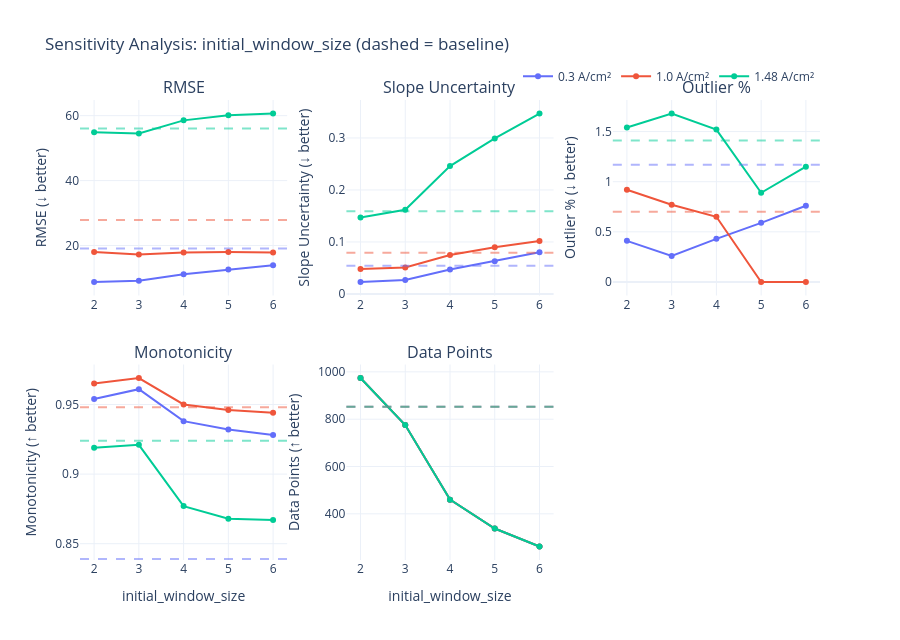
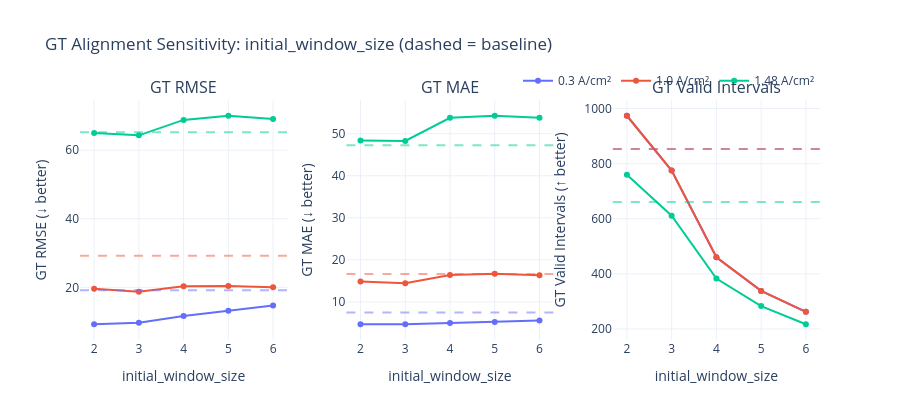

These figures' notebook cell, in order:
### Code cell
# =============================================================================
# Cell 8: Plot helper + initial_window_size plots
# =============================================================================

def plot_sensitivity_results(df, param_name, baseline_metrics, title_suffix=""):
    """Plot one-parameter sensitivity results for core stability metrics."""
    metrics_to_plot = [
        ("RMSE (mV)", "RMSE", "lower"),
        ("Slope Sigma (uV/h)", "Slope Uncertainty", "lower"),
        ("Outlier (%)", "Outlier %", "lower"),
        ("Mono (Rank) [0-1]", "Monotonicity", "higher"),
        ("Data Points (n)", "Data Points", "higher"),
    ]

    fig = make_subplots(
        rows=2,
        cols=3,
        subplot_titles=[m[1] for m in metrics_to_plot] + [""],
        vertical_spacing=0.15,
        horizontal_spacing=0.08,
    )

    irefs = sorted(df["i_ref"].dropna().unique().tolist())
    color_seq = ["#636EFA", "#EF553B", "#00CC96", "#AB63FA", "#FFA15A"]
    colors = {str(i): color_seq[idx % len(color_seq)] for idx, i in enumerate(irefs)}

    for idx, (metric_col, metric_name, better) in enumerate(metrics_to_plot):
        row = idx // 3 + 1
        col = idx % 3 + 1

        for i_ref in irefs:
            df_i = df[df["i_ref"] == i_ref]
            if df_i.empty or metric_col not in df_i.columns:
                continue

            fig.add_trace(
                go.Scatter(
                    x=df_i["param_value"],
                    y=df_i[metric_col],
                    mode="lines+markers",
                    name=f"{i_ref} A/cm²",
                    line=dict(color=colors[str(i_ref)]),
                    legendgroup=str(i_ref),
                    showlegend=(idx == 0),
                ),
                row=row,
                col=col,
            )

            if i_ref in baseline_metrics and metric_col in baseline_metrics[i_ref]:
                baseline_val = baseline_metrics[i_ref][metric_col]
                fig.add_hline(
                    y=baseline_val,
                    line_dash="dash",
                    line_color=colors[str(i_ref)],
                    opacity=0.5,
                    row=row,
                    col=col,
                )

        arrow = "↑" if better == "higher" else "↓"
        fig.update_yaxes(title_text=f"{metric_name} ({arrow} better)", row=row, col=col)

    fig.update_layout(
        height=640,
        title_text=f"Sensitivity Analysis: {param_name} {title_suffix}",
        template="plotly_white",
        legend=dict(orientation="h", yanchor="bottom", y=1.02, xanchor="right", x=1),
    )

    for c in [1, 2, 3]:
        fig.update_xaxes(title_text=param_name, row=2, col=c)

    fig.show()
    return fig


def plot_gt_sensitivity(df, param_name, baseline_gt_metrics, title_suffix=""):
    """Plot GT alignment metrics across parameter values."""
    gt_metrics = [
        ("GT RMSE (mV)", "GT RMSE", "lower"),
        ("GT MAE (mV)", "GT MAE", "lower"),
        ("GT Valid Intervals", "GT Valid Intervals", "higher"),
    ]

    fig = make_subplots(
        rows=1,
        cols=3,
        subplot_titles=[m[1] for m in gt_metrics],
        horizontal_spacing=0.08,
    )

    irefs = sorted(df["i_ref"].dropna().unique().tolist())
    color_seq = ["#636EFA", "#EF553B", "#00CC96", "#AB63FA", "#FFA15A"]
    colors = {str(i): color_seq[idx % len(color_seq)] for idx, i in enumerate(irefs)}

    for idx, (metric_col, metric_name, better) in enumerate(gt_metrics):
        col = idx + 1
        for i_ref in irefs:
            df_i = df[df["i_ref"] == i_ref]
            if df_i.empty or metric_col not in df_i.columns:
                continue

            fig.add_trace(
                go.Scatter(
                    x=df_i["param_value"],
                    y=df_i[metric_col],
                    mode="lines+markers",
                    name=f"{i_ref} A/cm²",
                    line=dict(color=colors[str(i_ref)]),
                    legendgroup=f"gt_{i_ref}",
                    showlegend=(idx == 0),
                ),
                row=1,
                col=col,
            )

            if i_ref in baseline_gt_metrics and metric_col in baseline_gt_metrics[i_ref]:
                baseline_val = baseline_gt_metrics[i_ref][metric_col]
                if pd.notna(baseline_val):
                    fig.add_hline(
                        y=baseline_val,
                        line_dash="dash",
                        line_color=colors[str(i_ref)],
                        opacity=0.5,
                        row=1,
                        col=col,
                    )

        arrow = "↑" if better == "higher" else "↓"
        fig.update_yaxes(title_text=f"{metric_name} ({arrow} better)", row=1, col=col)
        fig.update_xaxes(title_text=param_name, row=1, col=col)

    fig.update_layout(
        height=420,
        title_text=f"GT Alignment Sensitivity: {param_name} {title_suffix}",
        template="plotly_white",
        legend=dict(orientation="h", yanchor="bottom", y=1.02, xanchor="right", x=1),
    )

    fig.show()
    return fig


def summarize_gt_table(df, param_name):
    """Return compact GT summary table by parameter value and i_ref."""
    cols = ["param_value", "i_ref", "GT RMSE (mV)", "GT MAE (mV)", "GT Valid Intervals"]
    cols = [c for c in cols if c in df.columns]
    out = df[cols].copy().sort_values(["i_ref", "param_value"])
    out.insert(0, "param_name", param_name)
    return out

# Core metric plot
fig_window = plot_sensitivity_results(
    results_window_size,
    "initial_window_size",
    baseline_metrics,
    "(dashed = baseline)",
)

# GT metric plot
fig_window_gt = plot_gt_sensitivity(
    results_window_size,
    "initial_window_size",
    baseline_gt_metrics,
    "(dashed = baseline)",
)

# GT comparison table
gt_table_window = summarize_gt_table(results_window_size, "initial_window_size")
display(gt_table_window.head(15))

if SAVE_PLOTS:
    fig_window.write_html(PLOTS_OUTPUT_DIR / "sensitivity_initial_window_size_core.html")
    fig_window_gt.write_html(PLOTS_OUTPUT_DIR / "sensitivity_initial_window_size_gt.html")
    print("Saved initial_window_size plots.")

### Figure 1 — Plotly figure (JSON) as saved in the notebook; plotly's stock layout.template omitted (floating-point values rounded to 4 significant figures)
{"data": [{"legendgroup": "0.3", "line": {"color": "#636EFA"}, "mode": "lines+markers", "name": "0.3 A/cm²", "showlegend": true, "type": "scatter", "x": [2, 3, 4, 5, 6], "xaxis": "x", "y": [8.776, 9.153, 11.14, 12.58, 13.95], "yaxis": "y"}, {"legendgroup": "1.0", "line": {"color": "#EF553B"}, "mode": "lines+markers", "name": "1.0 A/cm²", "showlegend": true, "type": "scatter", "x": [2, 3, 4, 5, 6], "xaxis": "x", "y": [18.0, 17.27, 17.86, 18.0, 17.87], "yaxis": "y"}, {"legendgroup": "1.48", "line": {"color": "#00CC96"}, "mode": "lines+markers", "name": "1.48 A/cm²", "showlegend": true, "type": "scatter", "x": [2, 3, 4, 5, 6], "xaxis": "x", "y": [54.93, 54.53, 58.55, 60.1, 60.66], "yaxis": "y"}, {"legendgroup": "0.3", "line": {"color": "#636EFA"}, "mode": "lines+markers", "name": "0.3 A/cm²", "showlegend": false, "type": "scatter", "x": [2, 3, 4, 5, 6], "xaxis": "x2", "y": [0.023, 0.027, 0.047, 0.063, 0.08], "yaxis": "y2"}, {"legendgroup": "1.0", "line": {"color": "#EF553B"}, "mode": "lines+markers", "name": "1.0 A/cm²", "showlegend": false, "type": "scatter", "x": [2, 3, 4, 5, 6], "xaxis": "x2", "y": [0.048, 0.051, 0.075, 0.09, 0.102], "yaxis": "y2"}, {"legendgroup": "1.48", "line": {"color": "#00CC96"}, "mode": "lines+markers", "name": "1.48 A/cm²", "showlegend": false, "type": "scatter", "x": [2, 3, 4, 5, 6], "xaxis": "x2", "y": [0.147, 0.162, 0.246, 0.299, 0.347], "yaxis": "y2"}, {"legendgroup": "0.3", "line": {"color": "#636EFA"}, "mode": "lines+markers", "name": "0.3 A/cm²", "showlegend": false, "type": "scatter", "x": [2, 3, 4, 5, 6], "xaxis": "x3", "y": [0.41, 0.26, 0.43, 0.59, 0.76], "yaxis": "y3"}, {"legendgroup": "1.0", "line": {"color": "#EF553B"}, "mode": "lines+markers", "name": "1.0 A/cm²", "showlegend": false, "type": "scatter", "x": [2, 3, 4, 5, 6], "xaxis": "x3", "y": [0.92, 0.77, 0.65, 0.0, 0.0], "yaxis": "y3"}, {"legendgroup": "1.48", "line": {"color": "#00CC96"}, "mode": "lines+markers", "name": "1.48 A/cm²", "showlegend": false, "type": "scatter", "x": [2, 3, 4, 5, 6], "xaxis": "x3", "y": [1.54, 1.68, 1.52, 0.89, 1.15], "yaxis": "y3"}, {"legendgroup": "0.3", "line": {"color": "#636EFA"}, "mode": "lines+markers", "name": "0.3 A/cm²", "showlegend": false, "type": "scatter", "x": [2, 3, 4, 5, 6], "xaxis": "x4", "y": [0.954, 0.961, 0.938, 0.932, 0.928], "yaxis": "y4"}, {"legendgroup": "1.0", "line": {"color": "#EF553B"}, "mode": "lines+markers", "name": "1.0 A/cm²", "showlegend": false, "type": "scatter", "x": [2, 3, 4, 5, 6], "xaxis": "x4", "y": [0.965, 0.969, 0.95, 0.946, 0.944], "yaxis": "y4"}, {"legendgroup": "1.48", "line": {"color": "#00CC96"}, "mode": "lines+markers", "name": "1.48 A/cm²", "showlegend": false, "type": "scatter", "x": [2, 3, 4, 5, 6], "xaxis": "x4", "y": [0.919, 0.921, 0.877, 0.868, 0.867], "yaxis": "y4"}, {"legendgroup": "0.3", "line": {"color": "#636EFA"}, "mode": "lines+markers", "name": "0.3 A/cm²", "showlegend": false, "type": "scatter", "x": [2, 3, 4, 5, 6], "xaxis": "x5", "y": [974, 775, 460, 338, 262], "yaxis": "y5"}, {"legendgroup": "1.0", "line": {"color": "#EF553B"}, "mode": "lines+markers", "name": "1.0 A/cm²", "showlegend": false, "type": "scatter", "x": [2, 3, 4, 5, 6], "xaxis": "x5", "y": [974, 775, 460, 338, 262], "yaxis": "y5"}, {"legendgroup": "1.48", "line": {"color": "#00CC96"}, "mode": "lines+markers", "name": "1.48 A/cm²", "showlegend": false, "type": "scatter", "x": [2, 3, 4, 5, 6], "xaxis": "x5", "y": [974, 775, 460, 338, 262], "yaxis": "y5"}], "layout": {"annotations": [{"font": {"size": 16}, "showarrow": false, "text": "RMSE", "x": 0.14, "xanchor": "center", "xref": "paper", "y": 1, "yanchor": "bottom", "yref": "paper"}, {"font": {"size": 16}, "showarrow": false, "text": "Slope Uncertainty", "x": 0.5, "xanchor": "center", "xref": "paper", "y": 1, "yanchor": "bottom", "yref": "paper"}, {"font": {"size": 16}, "showarrow": false, "text": "Outlier %", "x": 0.86, "xanchor": "center", "xref": "paper", "y": 1, "yanchor": "bottom", "yref": "paper"}, {"font": {"size": 16}, "showarrow": false, "text": "Monotonicity", "x": 0.14, "xanchor": "center", "xref": "paper", "y": 0.425, "yanchor": "bottom", "yref": "paper"}, {"font": {"size": 16}, "showarrow": false, "text": "Data Points", "x": 0.5, "xanchor": "center", "xref": "paper", "y": 0.425, "yanchor": "bottom", "yref": "paper"}], "height": 640, "legend": {"orientation": "h", "x": 1, "xanchor": "right", "y": 1.02, "yanchor": "bottom"}, "shapes": [{"line": {"color": "#636EFA", "dash": "dash"}, "opacity": 0.5, "type": "line", "x0": 0, "x1": 1, "xref": "x domain", "y0": 19.11, "y1": 19.11, "yref": "y"}, {"line": {"color": "#EF553B", "dash": "dash"}, "opacity": 0.5, "type": "line", "x0": 0, "x1": 1, "xref": "x domain", "y0": 27.88, "y1": 27.88, "yref": "y"}, {"line": {"color": "#00CC96", "dash": "dash"}, "opacity": 0.5, "type": "line", "x0": 0, "x1": 1, "xref": "x domain", "y0": 56.07, "y1": 56.07, "yref": "y"}, {"line": {"color": "#636EFA", "dash": "dash"}, "opacity": 0.5, "type": "line", "x0": 0, "x1": 1, "xref": "x2 domain", "y0": 0.054, "y1": 0.054, "yref": "y2"}, {"line": {"color": "#EF553B", "dash": "dash"}, "opacity": 0.5, "type": "line", "x0": 0, "x1": 1, "xref": "x2 domain", "y0": 0.079, "y1": 0.079, "yref": "y2"}, {"line": {"color": "#00CC96", "dash": "dash"}, "opacity": 0.5, "type": "line", "x0": 0, "x1": 1, "xref": "x2 domain", "y0": 0.159, "y1": 0.159, "yref": "y2"}, {"line": {"color": "#636EFA", "dash": "dash"}, "opacity": 0.5, "type": "line", "x0": 0, "x1": 1, "xref": "x3 domain", "y0": 1.17, "y1": 1.17, "yref": "y3"}, {"line": {"color": "#EF553B", "dash": "dash"}, "opacity": 0.5, "type": "line", "x0": 0, "x1": 1, "xref": "x3 domain", "y0": 0.7, "y1": 0.7, "yref": "y3"}, {"line": {"color": "#00CC96", "dash": "dash"}, "opacity": 0.5, "type": "line", "x0": 0, "x1": 1, "xref": "x3 domain", "y0": 1.41, "y1": 1.41, "yref": "y3"}, {"line": {"color": "#636EFA", "dash": "dash"}, "opacity": 0.5, "type": "line", "x0": 0, "x1": 1, "xref": "x4 domain", "y0": 0.839, "y1": 0.839, "yref": "y4"}, {"line": {"color": "#EF553B", "dash": "dash"}, "opacity": 0.5, "type": "line", "x0": 0, "x1": 1, "xref": "x4 domain", "y0": 0.948, "y1": 0.948, "yref": "y4"}, {"line": {"color": "#00CC96", "dash": "dash"}, "opacity": 0.5, "type": "line", "x0": 0, "x1": 1, "xref": "x4 domain", "y0": 0.924, "y1": 0.924, "yref": "y4"}, {"line": {"color": "#636EFA", "dash": "dash"}, "opacity": 0.5, "type": "line", "x0": 0, "x1": 1, "xref": "x5 domain", "y0": 853, "y1": 853, "yref": "y5"}, {"line": {"color": "#EF553B", "dash": "dash"}, "opacity": 0.5, "type": "line", "x0": 0, "x1": 1, "xref": "x5 domain", "y0": 853, "y1": 853, "yref": "y5"}, {"line": {"color": "#00CC96", "dash": "dash"}, "opacity": 0.5, "type": "line", "x0": 0, "x1": 1, "xref": "x5 domain", "y0": 853, "y1": 853, "yref": "y5"}], "title": {"text": "Sensitivity Analysis: initial_window_size (dashed = baseline)"}, "xaxis": {"anchor": "y", "domain": [0, 0.28]}, "xaxis2": {"anchor": "y2", "domain": [0.36, 0.64]}, "xaxis3": {"anchor": "y3", "domain": [0.72, 1]}, "xaxis4": {"anchor": "y4", "domain": [0, 0.28], "title": {"text": "initial_window_size"}}, "xaxis5": {"anchor": "y5", "domain": [0.36, 0.64], "title": {"text": "initial_window_size"}}, "xaxis6": {"anchor": "y6", "domain": [0.72, 1], "title": {"text": "initial_window_size"}}, "yaxis": {"anchor": "x", "domain": [0.575, 1], "title": {"text": "RMSE (↓ better)"}}, "yaxis2": {"anchor": "x2", "domain": [0.575, 1], "title": {"text": "Slope Uncertainty (↓ better)"}}, "yaxis3": {"anchor": "x3", "domain": [0.575, 1], "title": {"text": "Outlier % (↓ better)"}}, "yaxis4": {"anchor": "x4", "domain": [0, 0.425], "title": {"text": "Monotonicity (↑ better)"}}, "yaxis5": {"anchor": "x5", "domain": [0, 0.425], "title": {"text": "Data Points (↑ better)"}}, "yaxis6": {"anchor": "x6", "domain": [0, 0.425]}}}

### Figure 2 — Plotly figure (JSON) as saved in the notebook; plotly's stock layout.template omitted (floating-point values rounded to 4 significant figures)
{"data": [{"legendgroup": "gt_0.3", "line": {"color": "#636EFA"}, "mode": "lines+markers", "name": "0.3 A/cm²", "showlegend": true, "type": "scatter", "x": [2, 3, 4, 5, 6], "xaxis": "x", "y": [9.227, 9.7, 11.62, 13.13, 14.66], "yaxis": "y"}, {"legendgroup": "gt_1.0", "line": {"color": "#EF553B"}, "mode": "lines+markers", "name": "1.0 A/cm²", "showlegend": true, "type": "scatter", "x": [2, 3, 4, 5, 6], "xaxis": "x", "y": [19.56, 18.73, 20.31, 20.39, 20.0], "yaxis": "y"}, {"legendgroup": "gt_1.48", "line": {"color": "#00CC96"}, "mode": "lines+markers", "name": "1.48 A/cm²", "showlegend": true, "type": "scatter", "x": [2, 3, 4, 5, 6], "xaxis": "x", "y": [64.99, 64.34, 68.84, 70.05, 69.11], "yaxis": "y"}, {"legendgroup": "gt_0.3", "line": {"color": "#636EFA"}, "mode": "lines+markers", "name": "0.3 A/cm²", "showlegend": false, "type": "scatter", "x": [2, 3, 4, 5, 6], "xaxis": "x2", "y": [4.694, 4.686, 4.972, 5.24, 5.584], "yaxis": "y2"}, {"legendgroup": "gt_1.0", "line": {"color": "#EF553B"}, "mode": "lines+markers", "name": "1.0 A/cm²", "showlegend": false, "type": "scatter", "x": [2, 3, 4, 5, 6], "xaxis": "x2", "y": [14.85, 14.42, 16.39, 16.7, 16.36], "yaxis": "y2"}, {"legendgroup": "gt_1.48", "line": {"color": "#00CC96"}, "mode": "lines+markers", "name": "1.48 A/cm²", "showlegend": false, "type": "scatter", "x": [2, 3, 4, 5, 6], "xaxis": "x2", "y": [48.4, 48.27, 53.78, 54.27, 53.79], "yaxis": "y2"}, {"legendgroup": "gt_0.3", "line": {"color": "#636EFA"}, "mode": "lines+markers", "name": "0.3 A/cm²", "showlegend": false, "type": "scatter", "x": [2, 3, 4, 5, 6], "xaxis": "x3", "y": [974, 775, 460, 338, 262], "yaxis": "y3"}, {"legendgroup": "gt_1.0", "line": {"color": "#EF553B"}, "mode": "lines+markers", "name": "1.0 A/cm²", "showlegend": false, "type": "scatter", "x": [2, 3, 4, 5, 6], "xaxis": "x3", "y": [974, 775, 460, 338, 262], "yaxis": "y3"}, {"legendgroup": "gt_1.48", "line": {"color": "#00CC96"}, "mode": "lines+markers", "name": "1.48 A/cm²", "showlegend": false, "type": "scatter", "x": [2, 3, 4, 5, 6], "xaxis": "x3", "y": [760, 611, 383, 283, 217], "yaxis": "y3"}], "layout": {"annotations": [{"font": {"size": 16}, "showarrow": false, "text": "GT RMSE", "x": 0.14, "xanchor": "center", "xref": "paper", "y": 1, "yanchor": "bottom", "yref": "paper"}, {"font": {"size": 16}, "showarrow": false, "text": "GT MAE", "x": 0.5, "xanchor": "center", "xref": "paper", "y": 1, "yanchor": "bottom", "yref": "paper"}, {"font": {"size": 16}, "showarrow": false, "text": "GT Valid Intervals", "x": 0.86, "xanchor": "center", "xref": "paper", "y": 1, "yanchor": "bottom", "yref": "paper"}], "height": 420, "legend": {"orientation": "h", "x": 1, "xanchor": "right", "y": 1.02, "yanchor": "bottom"}, "shapes": [{"line": {"color": "#636EFA", "dash": "dash"}, "opacity": 0.5, "type": "line", "x0": 0, "x1": 1, "xref": "x domain", "y0": 19.18, "y1": 19.18, "yref": "y"}, {"line": {"color": "#EF553B", "dash": "dash"}, "opacity": 0.5, "type": "line", "x0": 0, "x1": 1, "xref": "x domain", "y0": 29.22, "y1": 29.22, "yref": "y"}, {"line": {"color": "#00CC96", "dash": "dash"}, "opacity": 0.5, "type": "line", "x0": 0, "x1": 1, "xref": "x domain", "y0": 65.24, "y1": 65.24, "yref": "y"}, {"line": {"color": "#636EFA", "dash": "dash"}, "opacity": 0.5, "type": "line", "x0": 0, "x1": 1, "xref": "x2 domain", "y0": 7.492, "y1": 7.492, "yref": "y2"}, {"line": {"color": "#EF553B", "dash": "dash"}, "opacity": 0.5, "type": "line", "x0": 0, "x1": 1, "xref": "x2 domain", "y0": 16.65, "y1": 16.65, "yref": "y2"}, {"line": {"color": "#00CC96", "dash": "dash"}, "opacity": 0.5, "type": "line", "x0": 0, "x1": 1, "xref": "x2 domain", "y0": 47.23, "y1": 47.23, "yref": "y2"}, {"line": {"color": "#636EFA", "dash": "dash"}, "opacity": 0.5, "type": "line", "x0": 0, "x1": 1, "xref": "x3 domain", "y0": 853, "y1": 853, "yref": "y3"}, {"line": {"color": "#EF553B", "dash": "dash"}, "opacity": 0.5, "type": "line", "x0": 0, "x1": 1, "xref": "x3 domain", "y0": 853, "y1": 853, "yref": "y3"}, {"line": {"color": "#00CC96", "dash": "dash"}, "opacity": 0.5, "type": "line", "x0": 0, "x1": 1, "xref": "x3 domain", "y0": 661, "y1": 661, "yref": "y3"}], "title": {"text": "GT Alignment Sensitivity: initial_window_size (dashed = baseline)"}, "xaxis": {"anchor": "y", "domain": [0, 0.28], "title": {"text": "initial_window_size"}}, "xaxis2": {"anchor": "y2", "domain": [0.36, 0.64], "title": {"text": "initial_window_size"}}, "xaxis3": {"anchor": "y3", "domain": [0.72, 1], "title": {"text": "initial_window_size"}}, "yaxis": {"anchor": "x", "domain": [0, 1], "title": {"text": "GT RMSE (↓ better)"}}, "yaxis2": {"anchor": "x2", "domain": [0, 1], "title": {"text": "GT MAE (↓ better)"}}, "yaxis3": {"anchor": "x3", "domain": [0, 1], "title": {"text": "GT Valid Intervals (↑ better)"}}}}
